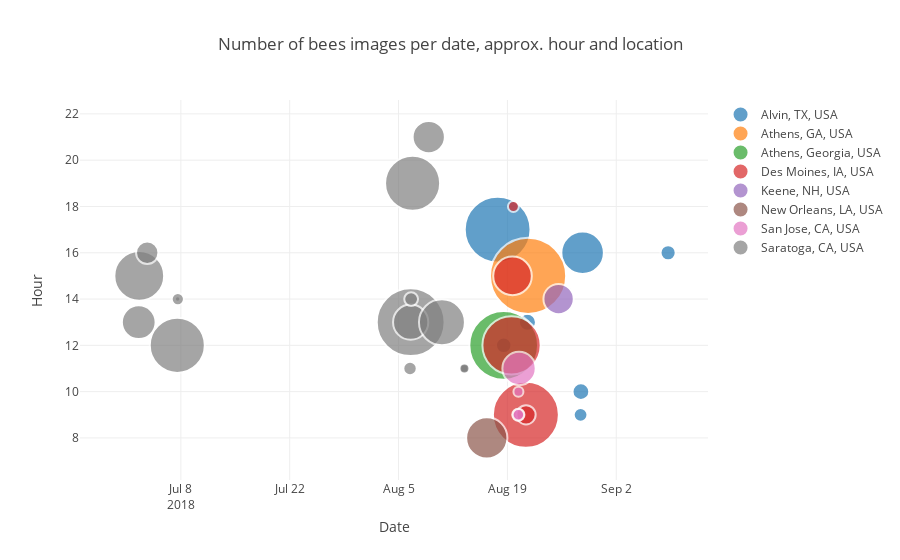

Write notebook code for a chart like this one.
### Code cell
iplot(fig)

### Figure 1 — Plotly figure (JSON) as saved in the notebook; plotly's stock layout.template omitted (floating-point values rounded to 4 significant figures)
{"data": [{"marker": {"line": {"width": 2}, "size": [433, 24, 29, 19, 28, 181, 23], "sizemode": "area", "sizeref": 0.2, "symbol": "circle"}, "mode": "markers", "name": "Alvin, TX, USA", "text": ["Date/time: 2018-08-17 17:50:00<br>Hour: 17<br>Location: Alvin, TX, USA<br>Images: 433", "Date/time: 2018-08-18 12:36:00<br>Hour: 12<br>Location: Alvin, TX, USA<br>Images: 24", "Date/time: 2018-08-21 13:49:00<br>Hour: 13<br>Location: Alvin, TX, USA<br>Images: 29", "Date/time: 2018-08-28 09:54:00<br>Hour: 9<br>Location: Alvin, TX, USA<br>Images: 19", "Date/time: 2018-08-28 10:53:00<br>Hour: 10<br>Location: Alvin, TX, USA<br>Images: 28", "Date/time: 2018-08-28 16:07:00<br>Hour: 16<br>Location: Alvin, TX, USA<br>Images: 181", "Date/time: 2018-09-08 16:08:00<br>Hour: 16<br>Location: Alvin, TX, USA<br>Images: 23"], "type": "scatter", "uid": "cefb16a2-de32-11e8-aa96-000d3a6173df", "x": ["2018-08-17 17:50:00", "2018-08-18 12:36:00", "2018-08-21 13:49:00", "2018-08-28 09:54:00", "2018-08-28 10:53:00", "2018-08-28 16:07:00", "2018-09-08 16:08:00"], "y": [17, 12, 13, 9, 10, 16, 16]}, {"marker": {"line": {"width": 2}, "size": [579], "sizemode": "area", "sizeref": 0.2, "symbol": "circle"}, "mode": "markers", "name": "Athens, GA, USA", "text": ["Date/time: 2018-08-21 15:56:00<br>Hour: 15<br>Location: Athens, GA, USA<br>Images: 579"], "type": "scatter", "uid": "cefb16a3-de32-11e8-96cc-000d3a6173df", "x": ["2018-08-21 15:56:00"], "y": [15]}, {"marker": {"line": {"width": 2}, "size": [472], "sizemode": "area", "sizeref": 0.2, "symbol": "circle"}, "mode": "markers", "name": "Athens, Georgia, USA", "text": ["Date/time: 2018-08-18 12:30:00<br>Hour: 12<br>Location: Athens, Georgia, USA<br>Images: 472"], "type": "scatter", "uid": "cefb16a4-de32-11e8-9c18-000d3a6173df", "x": ["2018-08-18 12:30:00"], "y": [12]}, {"marker": {"line": {"width": 2}, "size": [340, 149, 12, 435, 37], "sizemode": "area", "sizeref": 0.2, "symbol": "circle"}, "mode": "markers", "name": "Des Moines, IA, USA", "text": ["Date/time: 2018-08-19 12:46:00<br>Hour: 12<br>Location: Des Moines, IA, USA<br>Images: 340", "Date/time: 2018-08-19 15:46:00<br>Hour: 15<br>Location: Des Moines, IA, USA<br>Images: 149", "Date/time: 2018-08-19 18:30:00<br>Hour: 18<br>Location: Des Moines, IA, USA<br>Images: 12", "Date/time: 2018-08-21 09:00:00<br>Hour: 9<br>Location: Des Moines, IA, USA<br>Images: 435", "Date/time: 2018-08-21 09:30:00<br>Hour: 9<br>Location: Des Moines, IA, USA<br>Images: 37"], "type": "scatter", "uid": "cefb16a5-de32-11e8-a2e6-000d3a6173df", "x": ["2018-08-19 12:46:00", "2018-08-19 15:46:00", "2018-08-19 18:30:00", "2018-08-21 09:00:00", "2018-08-21 09:30:00"], "y": [12, 15, 18, 9, 9]}, {"marker": {"line": {"width": 2}, "size": [92], "sizemode": "area", "sizeref": 0.2, "symbol": "circle"}, "mode": "markers", "name": "Keene, NH, USA", "text": ["Date/time: 2018-08-25 14:00:00<br>Hour: 14<br>Location: Keene, NH, USA<br>Images: 92"], "type": "scatter", "uid": "cefb16a6-de32-11e8-bc1b-000d3a6173df", "x": ["2018-08-25 14:00:00"], "y": [14]}, {"marker": {"line": {"width": 2}, "size": [170], "sizemode": "area", "sizeref": 0.2, "symbol": "circle"}, "mode": "markers", "name": "New Orleans, LA, USA", "text": ["Date/time: 2018-08-16 08:20:00<br>Hour: 8<br>Location: New Orleans, LA, USA<br>Images: 170"], "type": "scatter", "uid": "cefb16a7-de32-11e8-9d02-000d3a6173df", "x": ["2018-08-16 08:20:00"], "y": [8]}, {"marker": {"line": {"width": 2}, "size": [15, 13, 10, 111], "sizemode": "area", "sizeref": 0.2, "symbol": "circle"}, "mode": "markers", "name": "San Jose, CA, USA", "text": ["Date/time: 2018-08-20 09:47:00<br>Hour: 9<br>Location: San Jose, CA, USA<br>Images: 15", "Date/time: 2018-08-20 09:53:00<br>Hour: 9<br>Location: San Jose, CA, USA<br>Images: 13", "Date/time: 2018-08-20 10:03:00<br>Hour: 10<br>Location: San Jose, CA, USA<br>Images: 10", "Date/time: 2018-08-20 11:55:00<br>Hour: 11<br>Location: San Jose, CA, USA<br>Images: 111"], "type": "scatter", "uid": "cefb16a8-de32-11e8-b467-000d3a6173df", "x": ["2018-08-20 09:47:00", "2018-08-20 09:53:00", "2018-08-20 10:03:00", "2018-08-20 11:55:00"], "y": [9, 9, 10, 11]}, {"marker": {"line": {"width": 2}, "size": [114, 248, 50, 303, 3, 15, 18, 460, 124, 19, 303, 104, 211, 11, 7, 10], "sizemode": "area", "sizeref": 0.2, "symbol": "circle"}, "mode": "markers", "name": "Saratoga, CA, USA", "text": ["Date/time: 2018-07-02 13:57:00<br>Hour: 13<br>Location: Saratoga, CA, USA<br>Images: 114", "Date/time: 2018-07-02 15:30:00<br>Hour: 15<br>Location: Saratoga, CA, USA<br>Images: 248", "Date/time: 2018-07-03 16:10:00<br>Hour: 16<br>Location: Saratoga, CA, USA<br>Images: 50", "Date/time: 2018-07-07 12:56:00<br>Hour: 12<br>Location: Saratoga, CA, USA<br>Images: 303", "Date/time: 2018-07-07 14:00:00<br>Hour: 14<br>Location: Saratoga, CA, USA<br>Images: 3", "Date/time: 2018-07-07 14:35:00<br>Hour: 14<br>Location: Saratoga, CA, USA<br>Images: 15", "Date/time: 2018-08-06 11:25:00<br>Hour: 11<br>Location: Saratoga, CA, USA<br>Images: 18", "Date/time: 2018-08-06 13:19:00<br>Hour: 13<br>Location: Saratoga, CA, USA<br>Images: 460", "Date/time: 2018-08-06 13:21:00<br>Hour: 13<br>Location: Saratoga, CA, USA<br>Images: 124", "Date/time: 2018-08-06 14:48:00<br>Hour: 14<br>Location: Saratoga, CA, USA<br>Images: 19", "Date/time: 2018-08-06 19:19:00<br>Hour: 19<br>Location: Saratoga, CA, USA<br>Images: 303", "Date/time: 2018-08-08 21:13:00<br>Hour: 21<br>Location: Saratoga, CA, USA<br>Images: 104", "Date/time: 2018-08-10 13:54:00<br>Hour: 13<br>Location: Saratoga, CA, USA<br>Images: 211", "Date/time: 2018-08-13 11:00:00<br>Hour: 11<br>Location: Saratoga, CA, USA<br>Images: 11", "Date/time: 2018-08-13 11:11:00<br>Hour: 11<br>Location: Saratoga, CA, USA<br>Images: 7", "Date/time: 2018-08-13 11:20:00<br>Hour: 11<br>Location: Saratoga, CA, USA<br>Images: 10"], "type": "scatter", "uid": "cefb16a9-de32-11e8-b525-000d3a6173df", "x": ["2018-07-02 13:57:00", "2018-07-02 15:30:00", "2018-07-03 16:10:00", "2018-07-07 12:56:00", "2018-07-07 14:00:00", "2018-07-07 14:35:00", "2018-08-06 11:25:00", "2018-08-06 13:19:00", "2018-08-06 13:21:00", "2018-08-06 14:48:00", "2018-08-06 19:19:00", "2018-08-08 21:13:00", "2018-08-10 13:54:00", "2018-08-13 11:00:00", "2018-08-13 11:11:00", "2018-08-13 11:20:00"], "y": [13, 15, 16, 12, 14, 14, 11, 13, 13, 14, 19, 21, 13, 11, 11, 11]}], "layout": {"hovermode": "closest", "title": "Number of bees images per date, approx. hour and location", "xaxis": {"showticklabels": true, "title": "Date"}, "yaxis": {"title": "Hour"}}}
